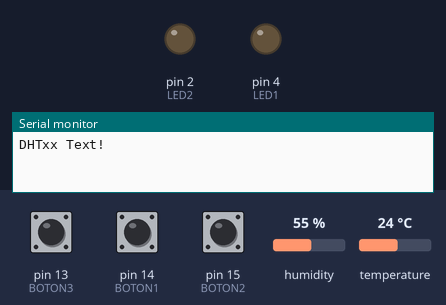
This sketch was run on a simulated Arduino Uno, built with avr-gcc and run on an emulated ATmega328P. Parts: output pins drawn as LEDs (lit = HIGH), the last lines printed to the serial monitor. The inputs (shaded band) are chosen by the test bench; at power-on: pin 14 (BOTON1) HIGH, pin 13 (BOTON3) HIGH, pin 15 (BOTON2) HIGH, humidity 55 %, temperature 24 °C.

Above: at 0.1 s.
At 4.8 s:
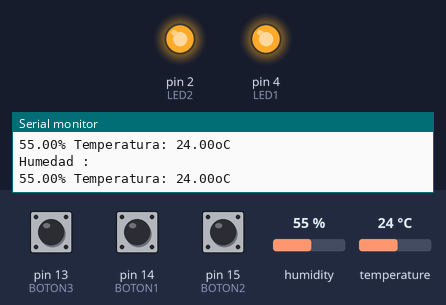
4.9 s: pin 14 (BOTON1) pulled LOW for 2.6 s
At 7.1 s:
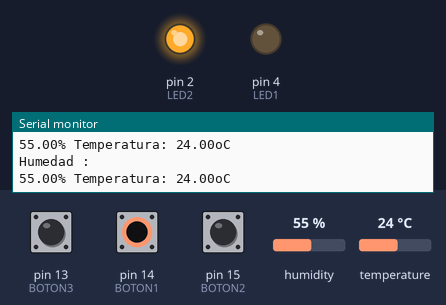
Timing chart, 0 to 9.6 s (numbered marks = the images above; inputs shaded):
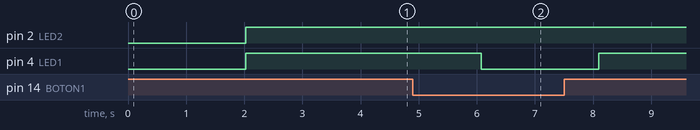

Measured:
- after the input at 4.9 s, pin 4 (LED1): HIGH → LOW after 1.2 s, → HIGH 2.0 s later

The sketch:

EjemploBotones.ino
```cpp
// Bibliotecas

#include "DHT.h"


// Constantes
#define DHTPIN 12
#define DHTTYPE DHT11
const int BOTON1 = 14;
const int BOTON2 = 15;
const int BOTON3 = 13;
const int LED1 = 4;
const int LED2 = 2;
// nivel de temperatura
const int TEMP_H = 28;

// Variables
int   boton1_dato;
int   boton2_dato;
int   boton3_dato;

float h;
float t;

// Definición de objetos
DHT dht(DHTPIN, DHTTYPE);

// Condiciones iniciales - Se ejecuta sólo una vez al energizar
void setup() {// Inicio de void setup ()
  // Aquí va tu código
  Serial.begin(9600);
  Serial.println(F("DHTxx Text!"));

   // configuracion de botrones
  pinMode (BOTON1, INPUT_PULLUP);
  pinMode (BOTON2, INPUT_PULLUP); // Configurar el pin donde se conecta el boton como entrada
  pinMode (BOTON3, INPUT_PULLUP);

  //configurar leds
  pinMode (LED1, OUTPUT); //Cofigurar el pin donde se conecta el led como salida de voltaje
  pinMode (LED2, OUTPUT);
  digitalWrite (LED1, LOW); //0, false, LOW, 1, true, HIGH

  dht.begin();

}// Fin de void setup


// Cuerpo del programa - Se ejecuta constamente
void loop() {// Inicio de void loop
  // put your main code here, to run repeatedly:

  lectura();
  logica();

}// Fin de void loop

// Funciones del usuario

void lectura()
{
  delay(2000); // es un sensor lento, lee cada 2 segundos, restricciones del tiempo
  h = dht.readHumidity();
  t = dht.readTemperature();
  if (isnan(h) || isnan(t)) {
    Serial.println(F("Faildes to read from DHT sensor!"));
    return;
  }
  Serial.println(F("Humedad :"));
  Serial.print(h);
  Serial.print(F("% Temperatura: "));
  Serial.print(t);
  Serial.println(F("oC "));
}

void lecturaBotones()
{
  boton2_dato = digitalRead (BOTON2); // Leer el boton2
  boton3_dato = digitalRead (BOTON3); // Leer el boton3
}

void logica()
{
  if (t<=TEMP_H)
{
  boton1_dato = digitalRead (BOTON1); // Leer el boton1
  if (boton1_dato == 0){
    digitalWrite (LED1,LOW);
    lecturaBotones();
    boton3_dato = digitalRead (BOTON3); // Leer el boton3
    if (boton2_dato==0 && boton3_dato==0)
    {
      digitalWrite(LED2,LOW); // Led auto=0
    }
    else
    {
      digitalWrite(LED2,HIGH); // Led auto = 1
    }
  }else {
        digitalWrite (LED1,HIGH); //Led manual = 1
        lecturaBotones();
        if (boton1_dato==0 && boton3_dato==0)
        {
          digitalWrite(LED2, LOW); // Led automatico = 0
        }
       else
       {
        digitalWrite(LED2, HIGH); //Led autonmatico =1
       }
  }
}
else
 {
  digitalWrite(LED2,HIGH); //Led automatico = 1
  boton1_dato = digitalRead (BOTON1); // Leer el boton1

  if (boton1_dato==0 && boton2_dato==0 && boton3_dato==0)
  {
    digitalWrite(LED1, LOW); // Led manual = 0
  }
  else
  {
    digitalWrite(LED2,HIGH); //Led automatico = 1
  }
 }

}
```
